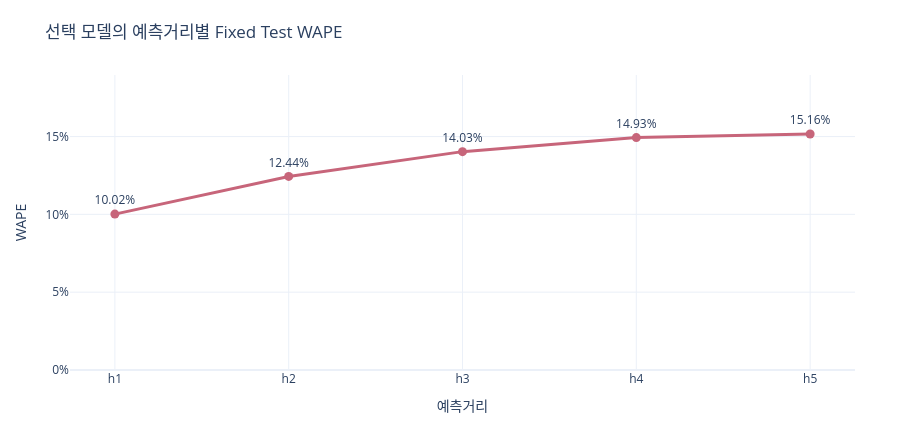

The notebook cell this image was saved under:
### Code cell
# 선택 모델 Ridge의 Test WAPE를 예측거리별로 확인한다.
fig = go.Figure(go.Scatter(
    x=[f'h{h}' for h in final_test_by_h.index],
    y=final_test_by_h.values,
    mode='lines+markers+text',
    text=[f'{v:.2%}' for v in final_test_by_h.values],
    textposition='top center',
    line={'color': '#C7657A', 'width': 3}, marker={'size': 9},
    name='B1+Ridge 잔차보정',
))
fig.update_layout(
    title='선택 모델의 예측거리별 Fixed Test WAPE',
    xaxis_title='예측거리', yaxis_title='WAPE',
    template=PLOTLY_TEMPLATE, height=430,
    margin={'t': 75, 'r': 45, 'b': 60, 'l': 70},
    showlegend=False,
)
fig.update_yaxes(tickformat='.0%', range=[0, max(final_test_by_h) * 1.25])
fig.show(config={'displaylogo': False})

### Figure 1 — Plotly figure (JSON) as saved in the notebook; plotly's stock layout.template omitted (floating-point values rounded to 4 significant figures)
{"data": [{"line": {"color": "#C7657A", "width": 3}, "marker": {"size": 9}, "mode": "lines+markers+text", "name": "B1+Ridge 잔차보정", "text": ["10.02%", "12.44%", "14.03%", "14.93%", "15.16%"], "textposition": "top center", "type": "scatter", "x": ["h1", "h2", "h3", "h4", "h5"], "y": [0.1002, 0.1244, 0.1403, 0.1493, 0.1516]}], "layout": {"height": 430, "margin": {"b": 60, "l": 70, "r": 45, "t": 75}, "showlegend": false, "title": {"text": "선택 모델의 예측거리별 Fixed Test WAPE"}, "xaxis": {"title": {"text": "예측거리"}}, "yaxis": {"range": [0, 0.1895], "tickformat": ".0%", "title": {"text": "WAPE"}}}}
